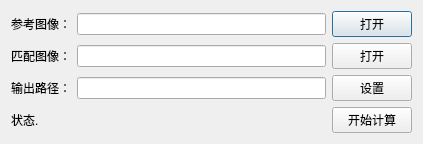
<?xml version="1.0" encoding="UTF-8"?>
<ui version="4.0">
 <class>HistogramMatching</class>
 <widget class="QDialog" name="HistogramMatching">
  <property name="geometry">
   <rect>
    <x>0</x>
    <y>0</y>
    <width>423</width>
    <height>136</height>
   </rect>
  </property>
  <property name="windowTitle">
   <string>HistogramMatching</string>
  </property>
  <layout class="QVBoxLayout" name="verticalLayout">
   <item>
    <layout class="QHBoxLayout" name="horizontalLayout">
     <item>
      <widget class="QLabel" name="label">
       <property name="text">
        <string>参考图像：</string>
       </property>
      </widget>
     </item>
     <item>
      <widget class="QLineEdit" name="lineEditRefImg"/>
     </item>
     <item>
      <widget class="QPushButton" name="pushButtonOpenRefImg">
       <property name="text">
        <string>打开</string>
       </property>
      </widget>
     </item>
    </layout>
   </item>
   <item>
    <layout class="QHBoxLayout" name="horizontalLayout_2">
     <item>
      <widget class="QLabel" name="label_2">
       <property name="text">
        <string>匹配图像：</string>
       </property>
      </widget>
     </item>
     <item>
      <widget class="QLineEdit" name="lineEditMatchImg"/>
     </item>
     <item>
      <widget class="QPushButton" name="pushButtonOpenMatchImg">
       <property name="text">
        <string>打开</string>
       </property>
      </widget>
     </item>
    </layout>
   </item>
   <item>
    <layout class="QHBoxLayout" name="horizontalLayout_3">
     <item>
      <widget class="QLabel" name="label_3">
       <property name="text">
        <string>输出路径：</string>
       </property>
      </widget>
     </item>
     <item>
      <widget class="QLineEdit" name="lineEditOutputPath"/>
     </item>
     <item>
      <widget class="QPushButton" name="pushButtonSetOutputPath">
       <property name="text">
        <string>设置</string>
       </property>
      </widget>
     </item>
    </layout>
   </item>
   <item>
    <layout class="QHBoxLayout" name="horizontalLayout_4">
     <item>
      <widget class="QLabel" name="labelStatus">
       <property name="minimumSize">
        <size>
         <width>120</width>
         <height>0</height>
        </size>
       </property>
       <property name="text">
        <string>状态.</string>
       </property>
      </widget>
     </item>
     <item>
      <spacer name="horizontalSpacer">
       <property name="orientation">
        <enum>Qt::Horizontal</enum>
       </property>
       <property name="sizeHint" stdset="0">
        <size>
         <width>40</width>
         <height>20</height>
        </size>
       </property>
      </spacer>
     </item>
     <item>
      <widget class="QPushButton" name="pushButtonStartMatching">
       <property name="text">
        <string>开始计算</string>
       </property>
      </widget>
     </item>
    </layout>
   </item>
  </layout>
 </widget>
 <layoutdefault spacing="6" margin="11"/>
 <resources/>
 <connections/>
</ui>
